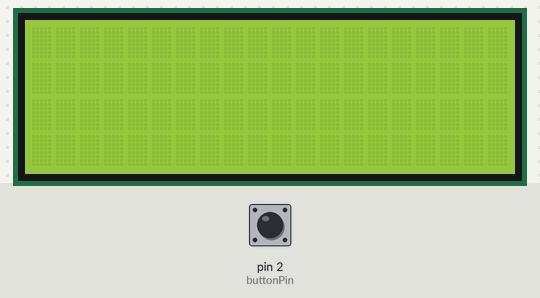
The sketch below on a simulated Arduino Uno, built with avr-gcc and run on an emulated ATmega328P. Shown: 20×4 character LCD. The inputs (shaded band) are chosen by the test bench; at power-on: pin 2 (buttonPin) HIGH. Random numbers use the default seed unless the sketch sets one.

Above: at 1.2 s.
1.3 s: pin 2 (buttonPin) pulled LOW for 1 s
At 2.4 s:
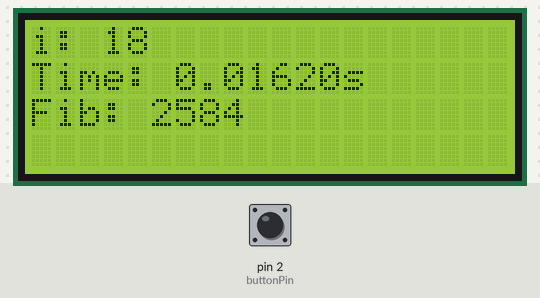
3.8 s: pin 2 (buttonPin) pulled LOW for 0.15 s
At 4.2 s:
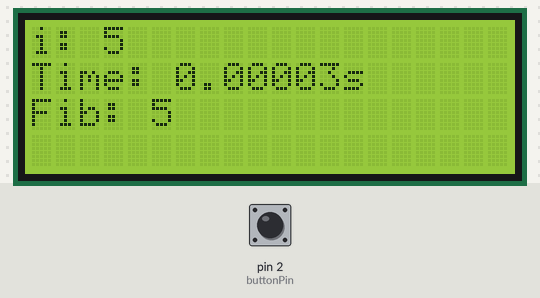
5.4 s: pin 2 (buttonPin) pulled LOW for 0.15 s
At 5.8 s:
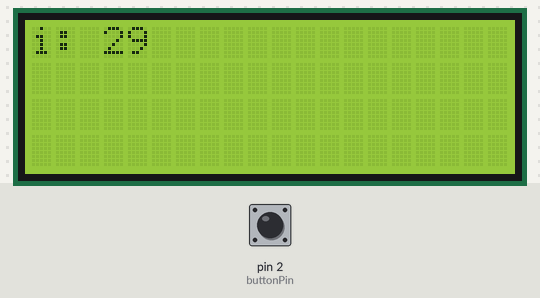
8.5 s: pin 2 (buttonPin) pulled LOW for 1 s
At 9.7 s:
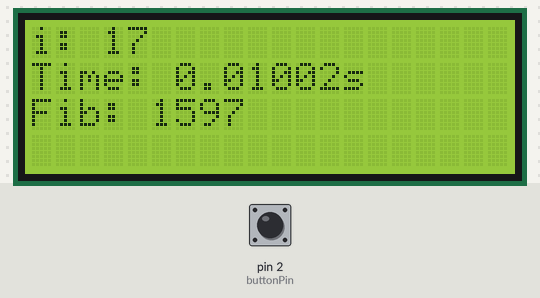
Timing chart, 0 to 11.5 s (numbered marks = the images above; inputs shaded):
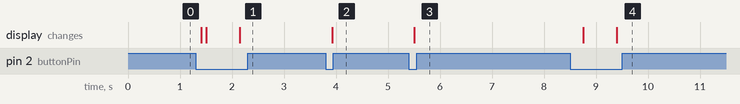

The sketch:

sketch.ino
```cpp
#include <Wire.h>
#include <LiquidCrystal_I2C.h>

LiquidCrystal_I2C lcd(0x27, 20, 4);

const int buttonPin = 2;

long fib(int n) {
  if (n <= 1) return n; return fib(n - 1) + fib(n - 2);
}

void setup() {
  pinMode(buttonPin, INPUT_PULLUP);
  lcd.init(); lcd.backlight();
  randomSeed(analogRead(0));
}

void loop() {
  if (digitalRead(buttonPin) == LOW) {
    delay(100);
    int n = random(5, 31);
    lcd.clear();
    lcd.setCursor(0, 0); lcd.print("i: "); lcd.print(n);
    unsigned long start = micros(); long result = fib(n);
    unsigned long end = micros(); float timeSec = (end - start) / 1000000.0;
    lcd.setCursor(0, 1); lcd.print("Time: ");
    lcd.print(timeSec, 5); lcd.print("s");
    lcd.setCursor(0, 2); lcd.print("Fib: "); lcd.print(result);
    delay(500);
  }
}
```

Measured:
- after the input at 1.3 s, the display: first changes after 0.11 s (image 1 shows a later state)
- after the input at 3.8 s, the display: changes after 0.13 s (image 2)
- after the input at 5.4 s, the display: changes after 0.11 s (image 3)
